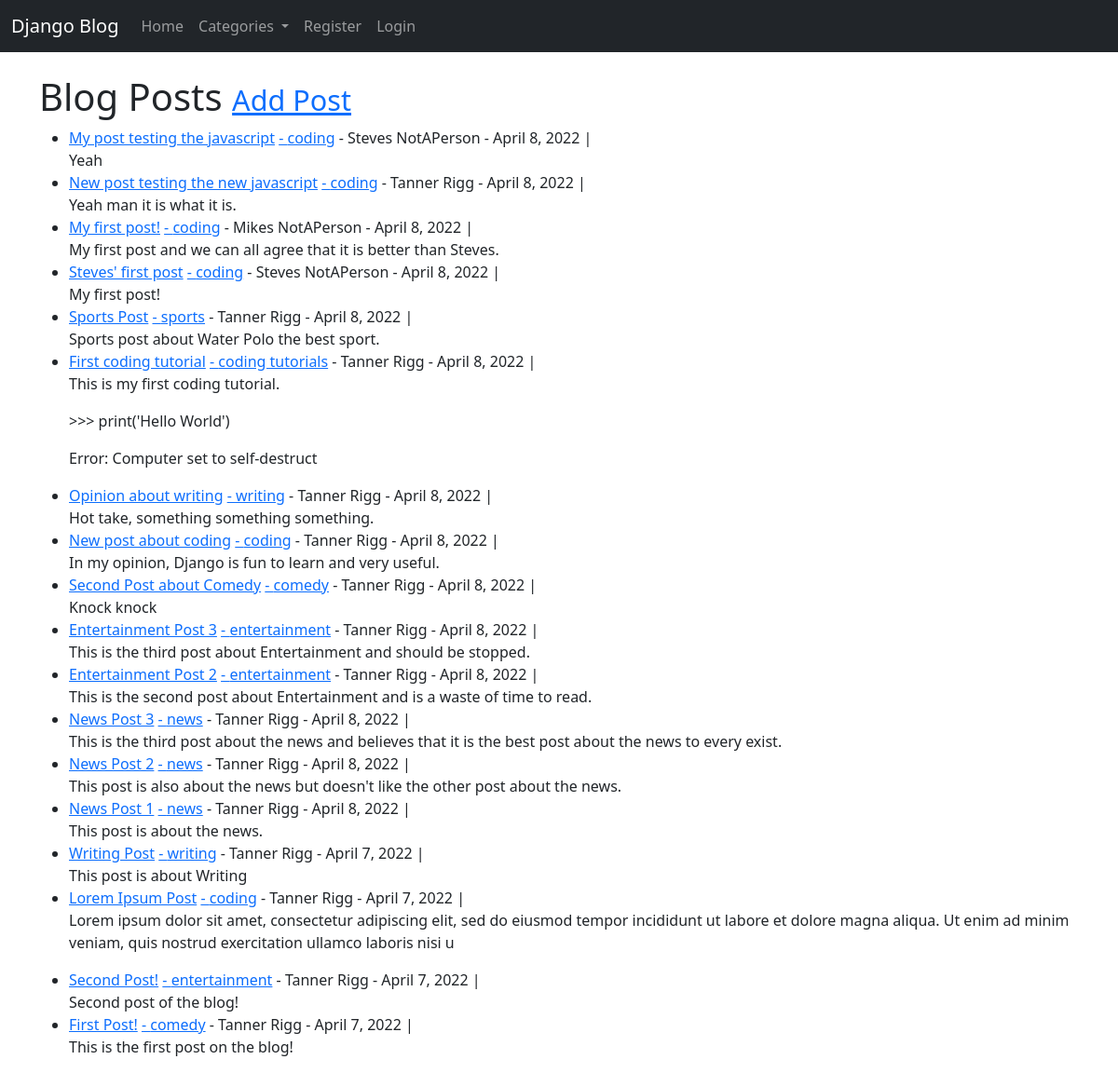
The page / on the database its author committed.
### theblog/models.py (models this page shows, shortened)
class Post(models.Model):
    title = models.CharField(max_length=255)
    author = models.ForeignKey(User, on_delete=models.CASCADE)
    body = models.TextField()
    post_date = models.DateField(auto_now_add=True)
    category = models.CharField(max_length=255, default='unspecified')
    likes = models.ManyToManyField(User, related_name='blog_posts')

### theblog/views.py (the view)
# urls.py: path('', HomeView.as_view(), name= "home"),
class HomeView(ListView):
    model = Post
    template_name = 'home.html'
    ordering = ['-id']
    def get_context_data(self, *args, **kwargs):
        cat_menu = Category.objects.all().order_by('name')
        context = super(HomeView, self).get_context_data(*args, **kwargs)
        context["cat_menu"] = cat_menu
        return context

### theblog/models.py (called while the page is built)
    def __str__(self):
        return self.name

### theblog/templates/home.html
{% extends 'base.html' %}
{% block content %}
<h1>Blog Posts <small><small><a href="{% url 'add_post' %}"> Add Post</a></small></small></h1>
<ul>
{% for post in object_list %}
    <li><a href="{% url 'article-detail' post.pk %}">{{ post.title }}</a>
       <a href="{% url 'category' post.category|slugify %}">- {{ post.category }}</a>
        - {{ post.author.first_name }} {{ post.author.last_name }}
        - {{ post.post_date }} |
    {% if user.is_authenticated %}
        {% if user.id == post.author.id %}
            <small>
                <a href="{% url 'update_post' post.pk %}">[Edit]</a>
                <a href="{% url 'delete_post' post.pk %}">[Delete]</a>
            </small><br>
        {% else %}
            <br>
        {% endif %}
    {% else %}
        <br>
    {% endif %}
    {{ post.body|slice:":200"|safe }}</li>
{% endfor%}
</ul>
{% endblock %}

### rows shown on the page
Post: title "My post testing the javascript", category "coding", author.first_name "Steves", author.last_name "NotAPerson", post_date "April 8, 2022", body "Yeah"
Post: title "New post testing the new javascript", category "coding", author.first_name "Tanner", author.last_name "Rigg", post_date "April 8, 2022", body "Yeah man it is what it is."
Post: title "My first post!", category "coding", author.first_name "Mikes", author.last_name "NotAPerson", post_date "April 8, 2022", body "My first post and we can all agree that it is better than Steves."
Post: title "Steves' first post", category "coding", author.first_name "Steves", author.last_name "NotAPerson", post_date "April 8, 2022", body "My first post!"
Post: title "Sports Post", category "sports", author.first_name "Tanner", author.last_name "Rigg", post_date "April 8, 2022", body "Sports post about Water Polo the best sport."
Post: title "First coding tutorial", category "coding tutorials", author.first_name "Tanner", author.last_name "Rigg", post_date "April 8, 2022", body "This is my first coding tutorial. >>> print('Hello World') Error: Computer set to self-destruct"
Post: title "Opinion about writing", category "writing", author.first_name "Tanner", author.last_name "Rigg", post_date "April 8, 2022", body "Hot take, something something something."
Post: title "New post about coding", category "coding", author.first_name "Tanner", author.last_name "Rigg", post_date "April 8, 2022", body "In my opinion, Django is fun to learn and very useful."
Post: title "Second Post about Comedy", category "comedy", author.first_name "Tanner", author.last_name "Rigg", post_date "April 8, 2022", body "Knock knock"
Post: title "Entertainment Post 3", category "entertainment", author.first_name "Tanner", author.last_name "Rigg", post_date "April 8, 2022", body "This is the third post about Entertainment and should be stopped."
Post: title "Entertainment Post 2", category "entertainment", author.first_name "Tanner", author.last_name "Rigg", post_date "April 8, 2022", body "This is the second post about Entertainment and is a waste of time to read."
Post: title "News Post 3", category "news", author.first_name "Tanner", author.last_name "Rigg", post_date "April 8, 2022", body "This is the third post about the news and believes that it is the best post about the news to every exist."
Post: title "News Post 2", category "news", author.first_name "Tanner", author.last_name "Rigg", post_date "April 8, 2022", body "This post is also about the news but doesn't like the other post about the news."
Post: title "News Post 1", category "news", author.first_name "Tanner", author.last_name "Rigg", post_date "April 8, 2022", body "This post is about the news."
Post: title "Writing Post", category "writing", author.first_name "Tanner", author.last_name "Rigg", post_date "April 7, 2022", body "This post is about Writing"
Post: title "Lorem Ipsum Post", category "coding", author.first_name "Tanner", author.last_name "Rigg", post_date "April 7, 2022", body "Lorem ipsum dolor sit amet, consectetur adipiscing elit, sed do eiusmod tempor incididunt ut labore et dolore magna aliqua. Ut enim ad minim veniam, quis nostrud exercitation ullamco laboris nisi u"
Post: title "Second Post!", category "entertainment", author.first_name "Tanner", author.last_name "Rigg", post_date "April 7, 2022", body "Second post of the blog!"
Post: title "First Post!", category "comedy", author.first_name "Tanner", author.last_name "Rigg", post_date "April 7, 2022", body "This is the first post on the blog!"
